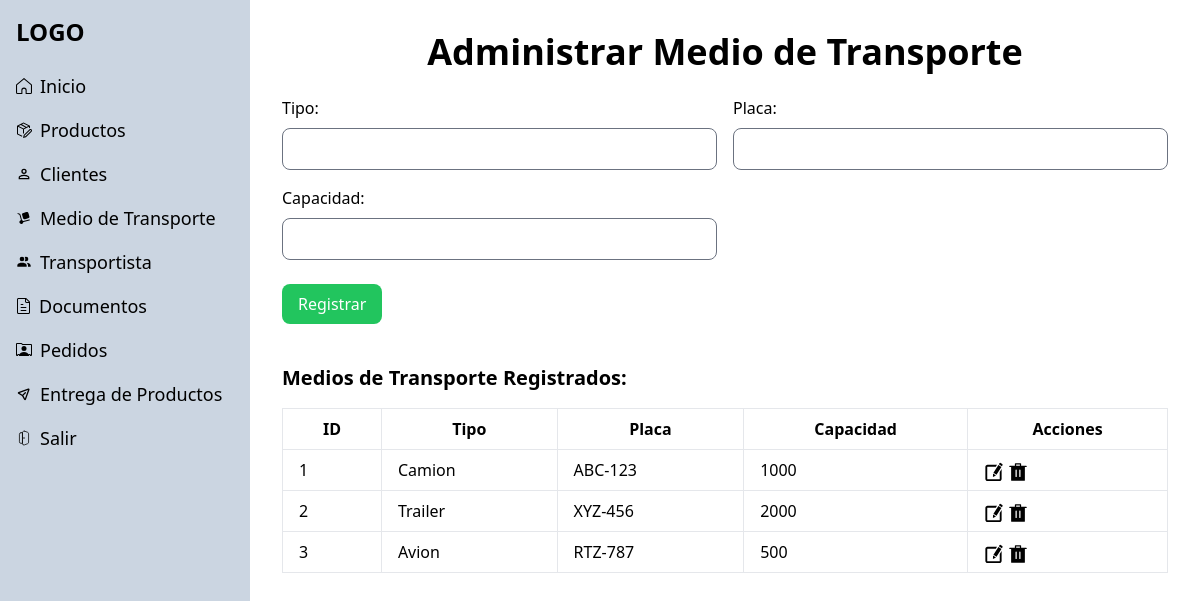
The app's page /php/layout/administrar-medio-transporte.php (signed in) with its own data.
### tables this page shows
CREATE TABLE
  medio_transporte (
    medio_transporte_id INT AUTO_INCREMENT PRIMARY KEY,
    tipo VARCHAR(10) NOT NULL,  
    placa VARCHAR(20),
    capacidad INT NOT NULL
  );

### php/layout/administrar-medio-transporte.php (the view, shortened to what this page needs)
<?php
include('../config/connection.php');
include('../components/head.php');
include('../components/sidebar.php');
$queryTransporte = "SELECT medio_transporte_id, tipo, placa, capacidad FROM medio_transporte";
$resultTransporte = mysqli_query($conn, $queryTransporte);
?>
<section class="p-8">
  <div class="container mx-auto">
    <h2 class="text-4xl font-bold mb-6 text-center">Administrar Medio de Transporte</h2>
    <form id="transporteForm" method="POST" action="../controllers/medioTransporteCtrl/registrarCtrl.php" class="grid gap-6">
      <div class="grid grid-cols-2 gap-4">
        <div class="flex flex-col">
          <label for="tipo" class="mb-2">Tipo:</label>
          <input type="text" id="tipo" name="tipo" class="p-2 border rounded-lg">
        </div>
        <div class="flex flex-col">
          <label for="placa" class="mb-2">Placa:</label>
          <input type="text" id="placa" name="placa" class="p-2 border rounded-lg">
        </div>
        <div class="flex flex-col">
          <label for="capacidad" class="mb-2">Capacidad:</label>
          <input type="number" step="1" id="capacidad" name="capacidad" class="p-2 border rounded-lg">
        </div>
      </div>
      <div class="grid gap-4">
        <div class="flex justify-between">
          <button type="submit" class="bg-green-500 text-white px-4 py-2 rounded-lg">Registrar</button>
        </div>
        <div class="mt-6">
          <h3 class="text-xl font-bold mb-4">Medios de Transporte Registrados:</h3>
          <table class="min-w-full bg-white border">
            <thead>
              <tr>
                <th class="px-4 py-2 border">ID</th>
                <th class="px-4 py-2 border">Tipo</th>
                <th class="px-4 py-2 border">Placa</th>
                <th class="px-4 py-2 border">Capacidad</th>
                <th class="px-4 py-2 border">Acciones</th>
              </tr>
            </thead>
            <tbody>
              <?php
              if ($resultTransporte->num_rows > 0) {
                while ($row = $resultTransporte->fetch_assoc()) {
                  echo "<tr>";
                  echo "<td class=\"px-4 py-2 border\">" . $row['medio_transporte_id'] . "</td>";
                  echo "<td class=\"px-4 py-2 border\">" . $row['tipo'] . "</td>";
                  echo "<td class=\"px-4 py-2 border\">" . $row['placa'] . "</td>";
                  echo "<td class=\"px-4 py-2 border\">" . $row['capacidad'] . "</td>";
                  echo "<td class=\"px-4 py-2 border\"><a class='btn-editar' href='modificar-medio-transporte.php?id=" . $row['medio_transporte_id'] . "'><img src=\"../../assets/svg/edit.svg\" class=\"inline h-5\" alt=\"\"></a> <a class='btn-eliminar' href='../controllers/medioTransporteCtrl/eliminarCtrl.php?id=" . $row['medio_transporte_id'] . "' onclick='return confirm(\"¿Estás seguro de que deseas eliminar este registro?\");'><img src=\"../../assets/svg/delete.svg\" class=\"inline h-5\" alt=\"\"></a></a></td>";
                  echo "</tr>";
                }
              } else {
                echo "<tr><td colspan='4'>No hay medios de transporte disponibles</td></tr>";
              }
              ?>
            </tbody>
          </table>
        </div>
      </div>
    </form>
  </div>
</section>
<?php include('../components/footer.php'); ?>

### css/style.css (style rules this page uses)
.main-content { grid-template-columns:250px 1fr }

### records on screen
medio_transporte: medio_transporte_id "1", tipo "Camion", placa "ABC-123", capacidad "1000"
medio_transporte: medio_transporte_id "2", tipo "Trailer", placa "XYZ-456", capacidad "2000"
medio_transporte: medio_transporte_id "3", tipo "Avion", placa "RTZ-787", capacidad "500"
